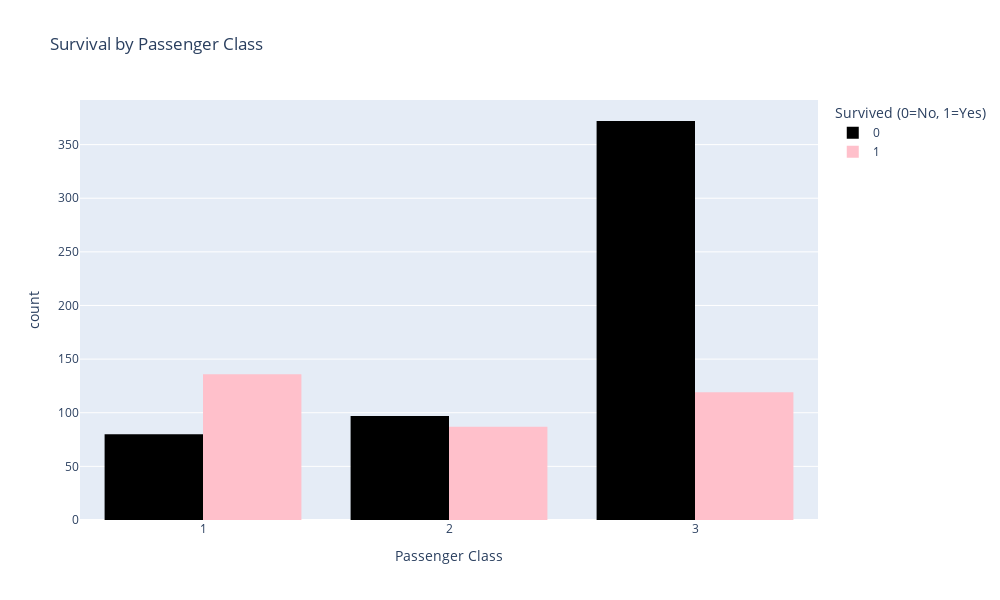

The code cell stored with this chart in its notebook:
### Markdown cell above
### b) Survival by Class

### Code cell
# Plot histogram
fig = px.histogram(data, x='Pclass', color='Survived', barmode='group',
                   title='Survival by Passenger Class',
                   labels={'Pclass': 'Passenger Class', 'Survived': 'Survived (0=No, 1=Yes)'},
                   color_discrete_map={0: 'black', 1: 'pink'})

# Increase plot size
fig.update_layout(width=1000, height=600)

# Show plot
fig.show()

### Figure 1 — Plotly figure (JSON) as saved in the notebook; plotly's stock layout.template omitted (floating-point values rounded to 4 significant figures; data arrays with more than 128 entries replaced by an {"elided": "..."} marker saying what was removed)
{"data": [{"alignmentgroup": "True", "bingroup": "x", "hovertemplate": "Survived (0=No, 1=Yes)=0<br>Passenger Class=%{x}<br>count=%{y}<extra></extra>", "legendgroup": "0", "marker": {"color": "black", "pattern": {"shape": ""}}, "name": "0", "offsetgroup": "0", "orientation": "v", "showlegend": true, "type": "histogram", "x": {"elided": "549 int values"}, "xaxis": "x", "yaxis": "y"}, {"alignmentgroup": "True", "bingroup": "x", "hovertemplate": "Survived (0=No, 1=Yes)=1<br>Passenger Class=%{x}<br>count=%{y}<extra></extra>", "legendgroup": "1", "marker": {"color": "pink", "pattern": {"shape": ""}}, "name": "1", "offsetgroup": "1", "orientation": "v", "showlegend": true, "type": "histogram", "x": {"elided": "342 int values"}, "xaxis": "x", "yaxis": "y"}], "layout": {"barmode": "group", "height": 600, "legend": {"title": {"text": "Survived (0=No, 1=Yes)"}, "tracegroupgap": 0}, "title": {"text": "Survival by Passenger Class"}, "width": 1000, "xaxis": {"anchor": "y", "domain": [0, 1], "title": {"text": "Passenger Class"}}, "yaxis": {"anchor": "x", "domain": [0, 1], "title": {"text": "count"}}}}
